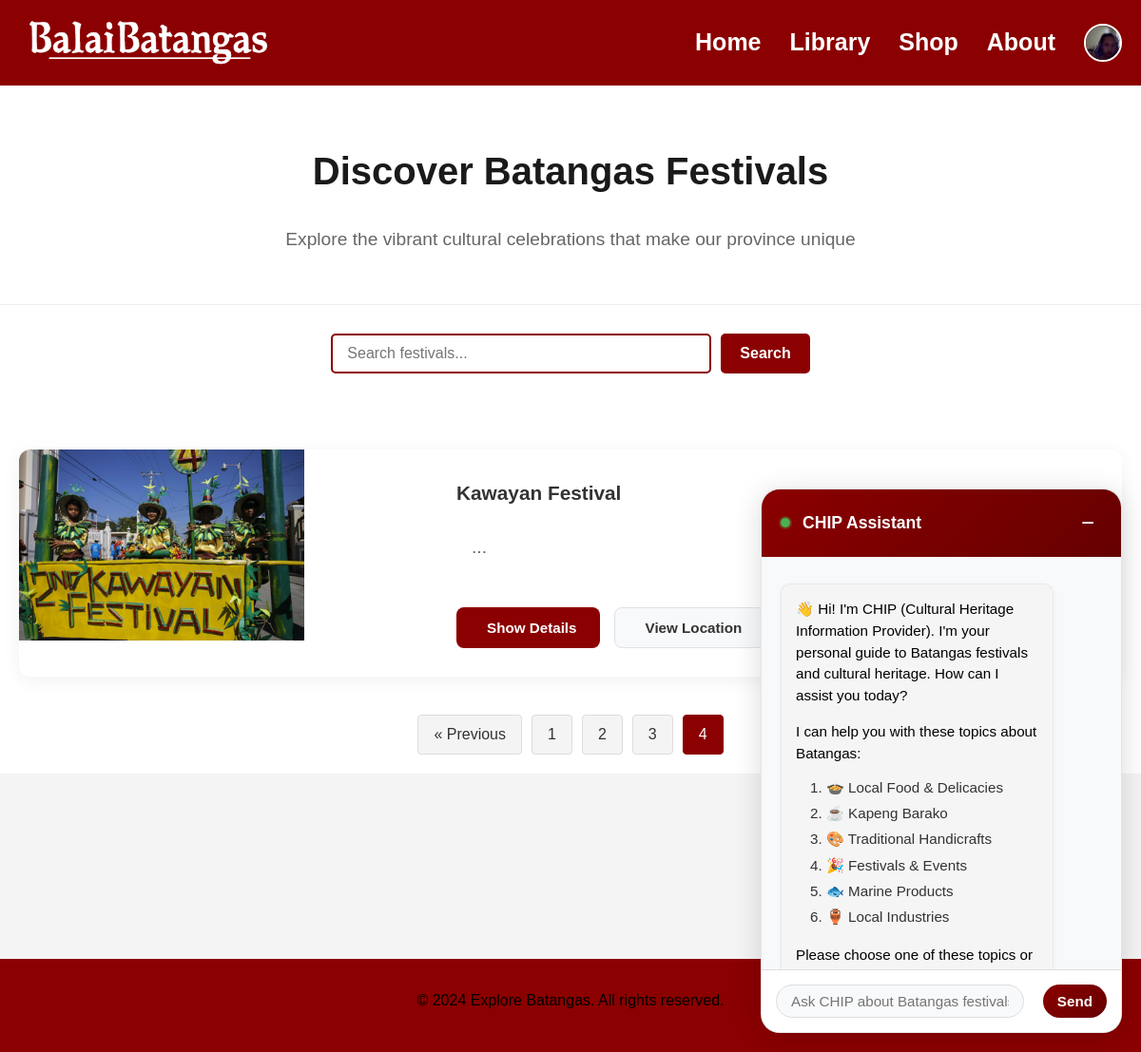
Page /library.php?page=4 (signed in) on the committed database.
### tables this page shows
CREATE TABLE `users` (
  `user_id` int(11) NOT NULL,
  `username` varchar(255) NOT NULL,
  `password` varchar(255) NOT NULL,
  `email` varchar(255) NOT NULL,
  `phone_number` varchar(120) NOT NULL,
  `role` varchar(256) NOT NULL,
  `profile_picture` varchar(256) NOT NULL,
  `reset_token` varchar(64) DEFAULT NULL
);

CREATE TABLE `library` (
  `festival_id` int(11) NOT NULL,
  `festival_name` varchar(255) NOT NULL,
  `short_intro` text DEFAULT NULL,
  `festival_image` varchar(255) NOT NULL,
  `description` text NOT NULL,
  `cultural_significance` text DEFAULT NULL,
  `activities` text DEFAULT NULL,
  `location` varchar(255) NOT NULL,
  `venue` varchar(255) DEFAULT NULL,
  `map_coordinates` varchar(255) NOT NULL,
  `date_celebrated` varchar(100) NOT NULL,
  `created_at` timestamp NOT NULL DEFAULT current_timestamp(),
  `updated_at` timestamp NOT NULL DEFAULT current_timestamp() ON UPDATE current_timestamp(),
  `status` tinyint(1) NOT NULL DEFAULT 1
);

### library.php (the view, shortened to what this page needs)
<?php
include 'connection.php';
if (isset($_SESSION['user_id'])) {
    $user_id = $_SESSION['user_id'];
    $query = "SELECT profile_picture, username FROM users WHERE user_id = ?";
    $stmt = $conn->prepare($query);
    $stmt->bind_param("i", $user_id);
    $stmt->execute();
    $result = $stmt->get_result();
    if ($result && $user = $result->fetch_assoc()) {
        $profile_picture = $user['profile_picture'];
        $username = $user['username'];
    } else {
        error_log("Error fetching user data: " . $conn->error);
        $profile_picture = '';
        $username = 'User';
    }
} else {
    header("Location: login.php");
    exit();
}
?>
<!DOCTYPE html>
<html lang="en">
<head>
    <link rel="stylesheet" href="css/responsive.css">
</head>
<body>
    <header>
        <div class="logo">
            <img src="img/logo3.png" alt="Logo" />
        </div>
        <nav>
            <ul>
                <li><a href="home.php">Home</a></li>
                <li><a href="library.php">Library</a></li>
                <li><a href="shop.php">Shop</a></li>
                <li><a href="about.php">About</a></li>
                <div class="user-menu">
                    <?php
                    $profile_path = $profile_picture;
                    ?>
                    <?php if (!empty($profile_path)): ?>
                        <img src="<?php echo $profile_path; ?>"
                             alt="Profile"
                             class="user-icon"
                             onerror="this.src='assets/images/default-avatar.png'">
                    <?php else: ?>
                        <div class="user-icon">
                            <?php echo !empty($username) ? strtoupper(substr($username, 0, 1)) : '?' ?>
                        </div>
                    <?php endif; ?>
                </div>
            </ul>
        </nav>
    </header>
    <main>
        <div class="content-header">
            <div class="container">
                <h1>Discover Batangas Festivals</h1>
                <p>Explore the vibrant cultural celebrations that make our province unique</p>
            </div>
        </div>
        <div class="search-container">
            <form method="GET" action="" class="search-form">
                <input type="text" name="search" placeholder="Search festivals..."
                       value="<?php echo isset($_GET['search']) ? htmlspecialchars($_GET['search']) : ''; ?>">
                <button type="submit" class="search-btn">Search</button>
            </form>
        </div>
        <div class="cultural-heritage-layout">
            <?php
            $items_per_page = 3;
            $search = isset($_GET['search']) ? mysqli_real_escape_string($conn, $_GET['search']) : '';
            $count_query = "SELECT COUNT(*) as total FROM library WHERE status = 1";
            $count_result = mysqli_query($conn, $count_query);
            $row = mysqli_fetch_assoc($count_result);
            $total_items = $row['total'];
            $total_pages = ceil($total_items / $items_per_page);
            $current_page = isset($_GET['page']) ? (int)$_GET['page'] : 1;
            $current_page = max(1, min($current_page, $total_pages));
            $offset = ($current_page - 1) * $items_per_page;
            $query = "SELECT * FROM library WHERE status = 1";
            $query .= " ORDER BY festival_id LIMIT $offset, $items_per_page";
            $result = mysqli_query($conn, $query);
            while ($festival = mysqli_fetch_assoc($result)) {
                ?>
                <div class="gallery-item">
                    <div class="gallery-content">
                        <img src="img/<?php echo $festival['festival_image']; ?>" alt="<?php echo $festival['festival_name']; ?>" />
                        <div class="gallery-text">
                            <div>
                                <h2 class="gallery-label"><?php echo htmlspecialchars($festival['festival_name']); ?></h2>
                                <p class="festival-intro">
                                    <?php echo htmlspecialchars(substr($festival['short_intro'], 0, 150)) . '...'; ?>
                                </p>
                            </div>
                            <div class="action-buttons">
                                <button class="details-btn" onclick="showFestivalDetails(<?php echo $festival['festival_id']; ?>)">
                                    <i class="fas fa-info-circle"></i> Show Details
                                </button>
                                <button class="location-btn" onclick="openMap('mapModal<?php echo $festival['festival_id']; ?>')">
                                    <i class="fas fa-map-marker-alt"></i> View Location
                                </button>
                            </div>
                        </div>
                    </div>
                </div>
            <?php } ?>
            <div class="pagination">
                <?php if ($current_page > 1): ?>
                    <a href="?page=<?php echo ($current_page - 1); ?><?php echo $search ? '&search='.urlencode($search) : ''; ?>"
                       class="page-link">&laquo; Previous</a>
                <?php endif; ?>
                <?php for ($i = 1; $i <= $total_pages; $i++): ?>
                    <a href="?page=<?php echo $i; ?><?php echo $search ? '&search='.urlencode($search) : ''; ?>"
                       class="page-link <?php echo ($i == $current_page) ? 'active' : ''; ?>">
                        <?php echo $i; ?>
                    </a>
                <?php endfor; ?>
            </div>
        </div>
    </main>
    <footer>
        <div class="footer-content">
            <p>&copy; 2024 Explore Batangas. All rights reserved.</p>
        </div>
    </footer>
    <div class="chat-widget" id="chatWidget">
        <div class="chat-header" onclick="toggleChat()">
            <span>CHIP Assistant</span>
            <button class="minimize-btn">−</button>
        </div>
        <div class="chat-body">
            <div class="chat-messages" id="chatMessages">
                <div class="message bot">
                    <p style="margin-bottom: 15px;">👋 Hi! I'm CHIP (Cultural Heritage Information Provider). I'm your personal guide to Batangas festivals and cultural heritage. How can I assist you today?</p>
                    <p style="margin-bottom: 10px;">I can help you with these topics about Batangas:</p>
                    <div style="padding-left: 15px; margin-bottom: 15px;">
                        1. 🍲 Local Food & Delicacies<br>
                        2. ☕ Kapeng Barako<br>
                        3. 🎨 Traditional Handicrafts<br>
                        4. 🎉 Festivals & Events<br>
                        5. 🐟 Marine Products<br>
                        6. 🏺 Local Industries
                    </div>
                    <p>Please choose one of these topics or ask a specific question about them!</p>
                </div>
            </div>
            <div class="chat-input">
                <input type="text" id="userInput" placeholder="Ask CHIP about Batangas festivals...">
                <button onclick="sendMessage()">
                    Send
                </button>
            </div>
        </div>
    </div>
</body>
</html>

### css/responsive.css (style rules this page uses)
* { box-sizing: border-box; margin: 0; padding: 0; }
body { font-size: 16px; line-height: 1.5; }
.container { width: 100%; padding: 0 15px; margin: 0 auto; }
img { max-width: 100%; height: auto; }
@media (min-width: 576px) { .container { max-width: 540px; } }
@media (min-width: 768px) { .container { max-width: 720px; } }
@media (min-width: 992px) { .container { max-width: 960px; } }
@media (min-width: 1200px) { .container { max-width: 1140px; } }

### rows in the picture
users: profile_picture (picture)
library: festival_image (picture), festival_name "Kawayan Festival"
